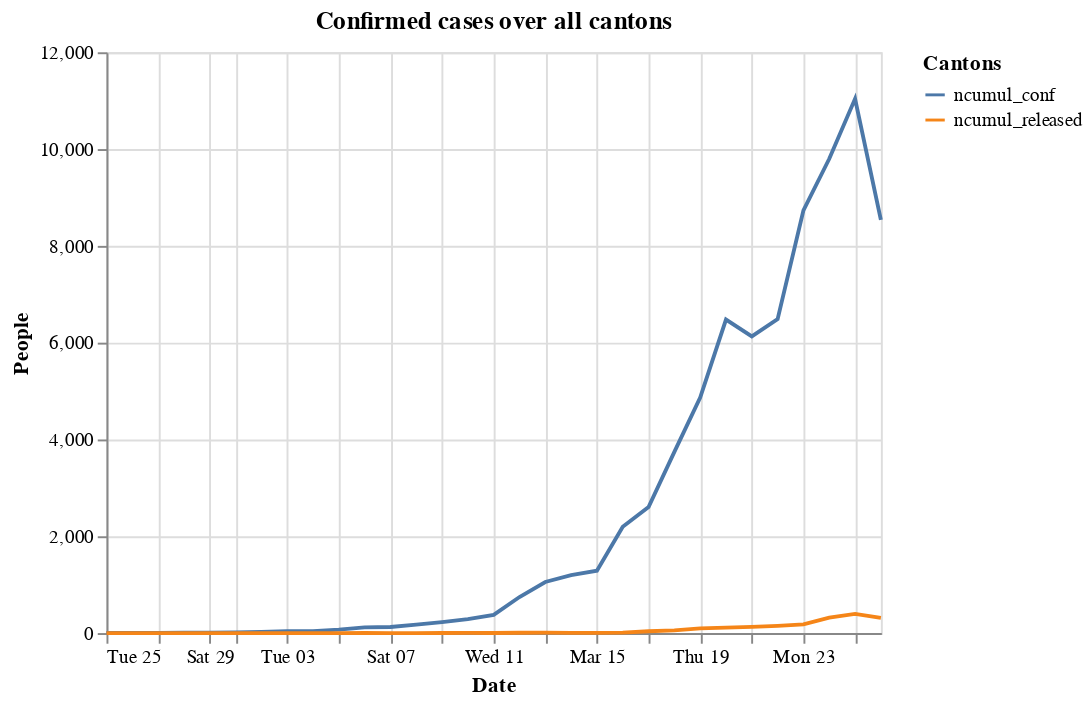

The code cell stored with this chart in its notebook:
### Code cell
#hide_input
chart = alt.Chart(sum_melt).mark_line().encode(
        x=X('date:T', axis=Axis(title='Date')),
        y=Y('value', axis=Axis(title="People"), scale=alt.Scale(type='linear')),
        color=alt.Color('variable', legend=alt.Legend(title="Cantons")),
    ).properties(
    title="Confirmed cases over all cantons"
    )
chart

### Figure 1 — Vega-Lite specification as saved in the notebook (floating-point values rounded to 4 significant figures)
{"config": {"view": {"continuousWidth": 400, "continuousHeight": 300}}, "data": {"name": "data-11cb3b12f4b037ca55253241d1ea5f67"}, "mark": "line", "encoding": {"color": {"type": "nominal", "field": "variable", "legend": {"title": "Cantons"}}, "x": {"type": "temporal", "axis": {"title": "Date"}, "field": "date"}, "y": {"type": "quantitative", "axis": {"title": "People"}, "field": "value", "scale": {"type": "linear"}}}, "title": "Confirmed cases over all cantons", "$schema": "https://vega.github.io/schema/vega-lite/v4.0.2.json", "datasets": {"data-11cb3b12f4b037ca55253241d1ea5f67": [{"date": "2020-02-25", "variable": "ncumul_conf", "value": 1.0}, {"date": "2020-02-26", "variable": "ncumul_conf", "value": 1.0}, {"date": "2020-02-27", "variable": "ncumul_conf", "value": 2.0}, {"date": "2020-02-28", "variable": "ncumul_conf", "value": 8.0}, {"date": "2020-02-29", "variable": "ncumul_conf", "value": 8.0}, {"date": "2020-03-01", "variable": "ncumul_conf", "value": 13.0}, {"date": "2020-03-02", "variable": "ncumul_conf", "value": 23.0}, {"date": "2020-03-03", "variable": "ncumul_conf", "value": 39.0}, {"date": "2020-03-04", "variable": "ncumul_conf", "value": 39.0}, {"date": "2020-03-05", "variable": "ncumul_conf", "value": 72.0}, {"date": "2020-03-06", "variable": "ncumul_conf", "value": 117.0}, {"date": "2020-03-07", "variable": "ncumul_conf", "value": 126.0}, {"date": "2020-03-08", "variable": "ncumul_conf", "value": 174.0}, {"date": "2020-03-09", "variable": "ncumul_conf", "value": 227.0}, {"date": "2020-03-10", "variable": "ncumul_conf", "value": 289.0}, {"date": "2020-03-11", "variable": "ncumul_conf", "value": 375.0}, {"date": "2020-03-12", "variable": "ncumul_conf", "value": 745.0}, {"date": "2020-03-13", "variable": "ncumul_conf", "value": 1056.0}, {"date": "2020-03-14", "variable": "ncumul_conf", "value": 1198.0}, {"date": "2020-03-15", "variable": "ncumul_conf", "value": 1290.0}, {"date": "2020-03-16", "variable": "ncumul_conf", "value": 2198.0}, {"date": "2020-03-17", "variable": "ncumul_conf", "value": 2605.0}, {"date": "2020-03-18", "variable": "ncumul_conf", "value": 3744.0}, {"date": "2020-03-19", "variable": "ncumul_conf", "value": 4867.0}, {"date": "2020-03-20", "variable": "ncumul_conf", "value": 6478.0}, {"date": "2020-03-21", "variable": "ncumul_conf", "value": 6130.0}, {"date": "2020-03-22", "variable": "ncumul_conf", "value": 6487.0}, {"date": "2020-03-23", "variable": "ncumul_conf", "value": 8735.0}, {"date": "2020-03-24", "variable": "ncumul_conf", "value": 9799.0}, {"date": "2020-03-25", "variable": "ncumul_conf", "value": 11040.0}, {"date": "2020-03-26", "variable": "ncumul_conf", "value": 8536.0}, {"date": "2020-02-25", "variable": "ncumul_released", "value": 0.0}, {"date": "2020-02-26", "variable": "ncumul_released", "value": 0.0}, {"date": "2020-02-27", "variable": "ncumul_released", "value": 0.0}, {"date": "2020-02-28", "variable": "ncumul_released", "value": 0.0}, {"date": "2020-02-29", "variable": "ncumul_released", "value": 0.0}, {"date": "2020-03-01", "variable": "ncumul_released", "value": 0.0}, {"date": "2020-03-02", "variable": "ncumul_released", "value": 0.0}, {"date": "2020-03-03", "variable": "ncumul_released", "value": 0.0}, {"date": "2020-03-04", "variable": "ncumul_released", "value": 0.0}, {"date": "2020-03-05", "variable": "ncumul_released", "value": 0.0}, {"date": "2020-03-06", "variable": "ncumul_released", "value": 1.0}, {"date": "2020-03-07", "variable": "ncumul_released", "value": 0.0}, {"date": "2020-03-08", "variable": "ncumul_released", "value": 0.0}, {"date": "2020-03-09", "variable": "ncumul_released", "value": 2.0}, {"date": "2020-03-10", "variable": "ncumul_released", "value": 5.0}, {"date": "2020-03-11", "variable": "ncumul_released", "value": 2.0}, {"date": "2020-03-12", "variable": "ncumul_released", "value": 7.0}, {"date": "2020-03-13", "variable": "ncumul_released", "value": 8.0}, {"date": "2020-03-14", "variable": "ncumul_released", "value": 5.0}, {"date": "2020-03-15", "variable": "ncumul_released", "value": 5.0}, {"date": "2020-03-16", "variable": "ncumul_released", "value": 9.0}, {"date": "2020-03-17", "variable": "ncumul_released", "value": 38.0}, {"date": "2020-03-18", "variable": "ncumul_released", "value": 56.0}, {"date": "2020-03-19", "variable": "ncumul_released", "value": 96.0}, {"date": "2020-03-20", "variable": "ncumul_released", "value": 113.0}, {"date": "2020-03-21", "variable": "ncumul_released", "value": 127.0}, {"date": "2020-03-22", "variable": "ncumul_released", "value": 148.0}, {"date": "2020-03-23", "variable": "ncumul_released", "value": 180.0}, {"date": "2020-03-24", "variable": "ncumul_released", "value": 321.0}, {"date": "2020-03-25", "variable": "ncumul_released", "value": 395.0}, {"date": "2020-03-26", "variable": "ncumul_released", "value": 315.0}]}}
